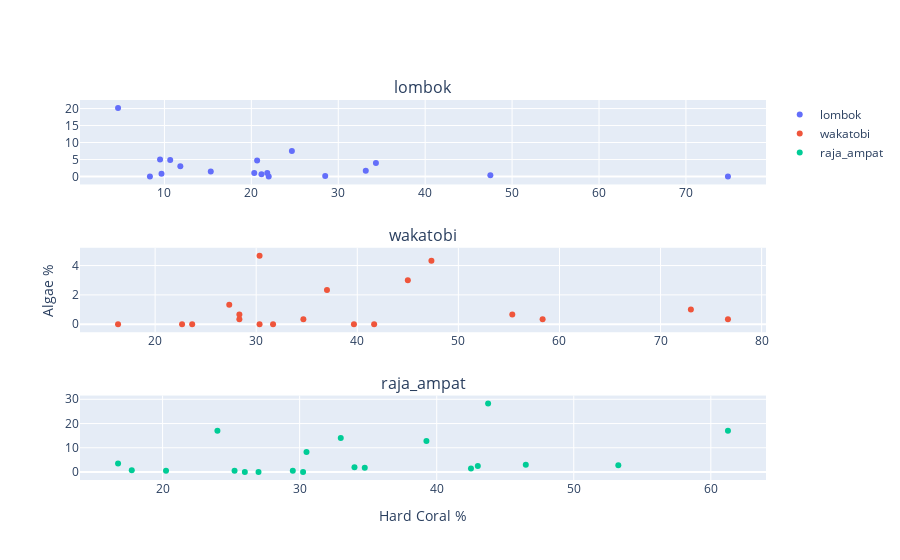

Here is the notebook cell this chart was saved with:
### Markdown cell above
https://plotly.com/python/discrete-color/

you can choose your color palette you want to utilize

### Code cell
# import plotly.subplots as sp


# Get unique regions from the 'region' column
unique_regions = drivers_data['region'].unique()

# Create subplots with one subplot for each region
fig = sp.make_subplots(rows=len(unique_regions), cols=1, subplot_titles=unique_regions)

# Loop through each unique region and create a scatter plot for it
for i, region in enumerate(unique_regions, start=1):
    region_data = drivers_data[drivers_data['region'] == region]
    
    scatter = go.Scatter(
        x=region_data['hard_coral'],
        y=region_data['algae'],
        mode='markers',
        name=region,
        text=region_data['region']
    )
    
    fig.add_trace(scatter, row=i, col=1)


# Set the axis labels for the center subplot
    fig.update_xaxes(title_text='Hard Coral %', row=3, col=1)
    fig.update_yaxes(title_text='Algae %', row=2, col=1)
        
# Show the chart
fig.show()

### Figure 1 — Plotly figure (JSON) as saved in the notebook; plotly's stock layout.template omitted (floating-point values rounded to 4 significant figures)
{"data": [{"mode": "markers", "name": "lombok", "text": ["lombok", "lombok", "lombok", "lombok", "lombok", "lombok", "lombok", "lombok", "lombok", "lombok", "lombok", "lombok", "lombok", "lombok", "lombok", "lombok", "lombok", "lombok"], "type": "scatter", "x": [20.67, 21.17, 15.33, 33.17, 10.67, 34.33, 28.5, 8.333, 9.667, 4.667, 9.5, 22, 47.5, 74.83, 21.83, 20.33, 11.83, 24.67], "xaxis": "x", "y": [4.667, 0.6667, 1.5, 1.667, 4.833, 4, 0.1667, 0, 0.8333, 20.17, 5, 0, 0.3333, 0, 1, 1, 3, 7.5], "yaxis": "y"}, {"mode": "markers", "name": "wakatobi", "text": ["wakatobi", "wakatobi", "wakatobi", "wakatobi", "wakatobi", "wakatobi", "wakatobi", "wakatobi", "wakatobi", "wakatobi", "wakatobi", "wakatobi", "wakatobi", "wakatobi", "wakatobi", "wakatobi", "wakatobi", "wakatobi", "wakatobi"], "type": "scatter", "x": [28.33, 34.67, 31.67, 23.67, 55.33, 45, 47.33, 58.33, 30.33, 37, 73, 41.67, 16.33, 22.67, 27.33, 28.33, 30.33, 39.67, 76.67], "xaxis": "x2", "y": [0.6667, 0.3333, 0, 0, 0.6667, 3, 4.333, 0.3333, 0, 2.333, 1, 0, 0, 0, 1.333, 0.3333, 4.667, 0, 0.3333], "yaxis": "y2"}, {"mode": "markers", "name": "raja_ampat", "text": ["raja_ampat", "raja_ampat", "raja_ampat", "raja_ampat", "raja_ampat", "raja_ampat", "raja_ampat", "raja_ampat", "raja_ampat", "raja_ampat", "raja_ampat", "raja_ampat", "raja_ampat", "raja_ampat", "raja_ampat", "raja_ampat", "raja_ampat", "raja_ampat", "raja_ampat", "raja_ampat"], "type": "scatter", "x": [43, 25.25, 34.75, 46.5, 27, 26, 34, 29.5, 33, 39.25, 61.25, 30.5, 53.25, 30.25, 42.5, 43.75, 20.25, 17.75, 16.75, 24], "xaxis": "x3", "y": [2.5, 0.5, 1.75, 3, 0, 0, 2, 0.5, 14, 12.75, 17, 8.25, 2.75, 0, 1.5, 28.25, 0.5, 0.75, 3.5, 17], "yaxis": "y3"}], "layout": {"annotations": [{"font": {"size": 16}, "showarrow": false, "text": "lombok", "x": 0.5, "xanchor": "center", "xref": "paper", "y": 1, "yanchor": "bottom", "yref": "paper"}, {"font": {"size": 16}, "showarrow": false, "text": "wakatobi", "x": 0.5, "xanchor": "center", "xref": "paper", "y": 0.6111, "yanchor": "bottom", "yref": "paper"}, {"font": {"size": 16}, "showarrow": false, "text": "raja_ampat", "x": 0.5, "xanchor": "center", "xref": "paper", "y": 0.2222, "yanchor": "bottom", "yref": "paper"}], "xaxis": {"anchor": "y", "domain": [0, 1]}, "xaxis2": {"anchor": "y2", "domain": [0, 1]}, "xaxis3": {"anchor": "y3", "domain": [0, 1], "title": {"text": "Hard Coral %"}}, "yaxis": {"anchor": "x", "domain": [0.7778, 1]}, "yaxis2": {"anchor": "x2", "domain": [0.3889, 0.6111], "title": {"text": "Algae %"}}, "yaxis3": {"anchor": "x3", "domain": [0, 0.2222]}}}
